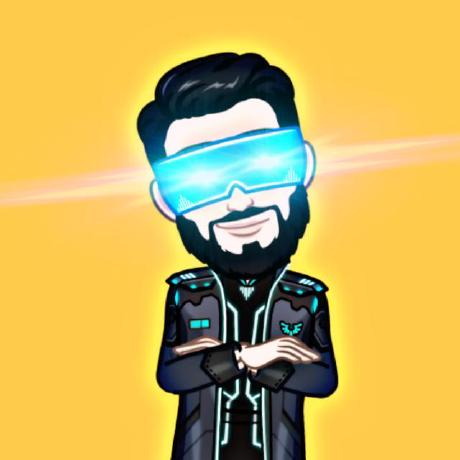
#> input picture Image Modification/rb3.jpeg, 460 x 460 px
$ python ChangeToBlack.py
#> lines starting #> are read from the running program, lines starting #| are printed output that depends on the picture; after the words box and inside, x2 and y2 are one past the last pixel; in counts of white or black regions, pixels touching at a corner belong together
import cv2
img = cv2.imread("rb3.jpeg")
#> img is the input picture: shape (460, 460, 3); mean B, G, R 92.1, 177.7, 204.4
grayImg = cv2.cvtColor(img,cv2.COLOR_BGR2GRAY)
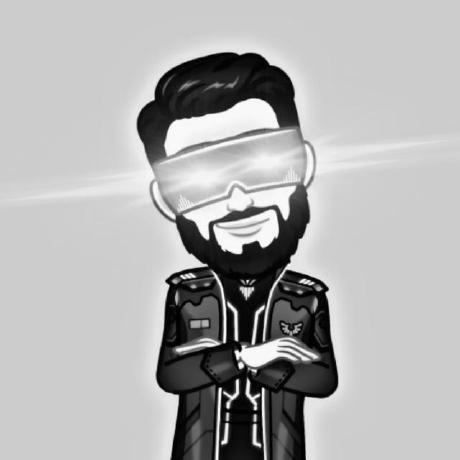
#> grayImg: shape (460, 460); min 0, max 255, mean 176.1
thresImg = cv2.threshold(grayImg,190,255,cv2.THRESH_BINARY)[1]
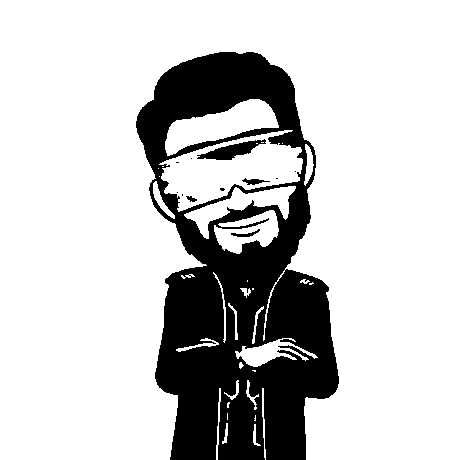
#> thresImg: shape (460, 460); 78.8% white; 12 black regions (7 under 20 px), largest, box (x1, y1, x2, y2) and area: (136, 52, 339, 460) 43959, (197, 139, 266, 160) 627, (242, 178, 270, 185) 94, (231, 229, 260, 237) 84, (186, 196, 197, 202) 38
cv2.imwrite("thresholdImage.jpg",thresImg)
